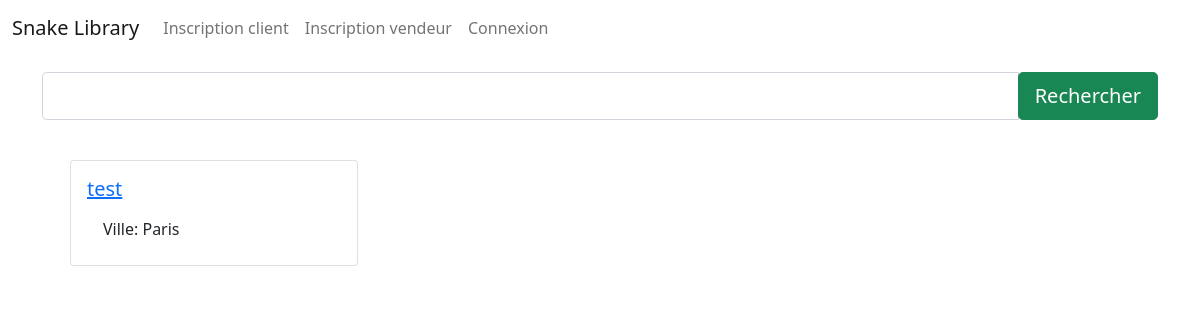
The app's page /, older data.
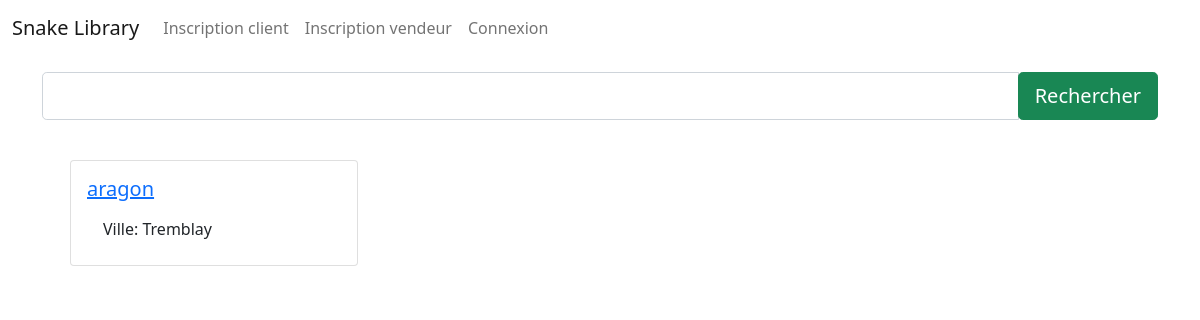
The same page, newer data.
### core/models/library.py (models this page shows, shortened)
class Library(models.Model):
    name = models.CharField(max_length=255)
    city = models.CharField(max_length=255, null=True, blank=True)
    longitude = models.FloatField(null=True, blank=True)
    latitude = models.FloatField(null=True, blank=True)
    user = models.ForeignKey(User, on_delete=models.CASCADE)
    books = models.ManyToManyField(Book, through=BookLibrary)

### core/views/library.py (the view)
# urls.py: path('', views.library.LibraryList.as_view(), name=library_name_prefix + '_list'),
class LibraryList(ListView):
    model = Library
    queryset = Library.objects.all()
    template_name = 'library/list.html'
    context_object_name = 'libraries'
    def get_queryset(self, *args, **kwargs):
        qs = super().get_queryset()
        query = self.request.GET.get('search')
        if query:
            qs = Library.objects.filter(Q(name__icontains=query))
            return qs
        return qs

### templates/library/list.html (shortened to what this page needs)
{%  extends 'base.html' %}
{% block content %}
	<div class="container mt-3">
		<div class="search">
			<form action="" method="get">
				<div class="input-group input-group-lg">
					<input type="text" class="form-control" aria-label="Large" name="search" aria-describedby="inputGroup-sizing-lg">
					<div class="input-group-btn">
						<button type="submit" class="btn btn-success btn-lg">
							Rechercher
						</button>
					</div>
				</div>
			</form>
		</div>
		<br>
		<div class="container">
			<div class="row g-2">
				{% for library in libraries %}
					<div class="col-md-4 col-sm-2">
						<div class="p-3">
							<div class="card" style="width: 18rem;">
								<div class="card-body">
									<a href="{% url 'library_get' id=library.id %}"><h5 class="card-title">{{ library.name }}</h5></a>
									<ul class="list-group list-group-flush">
                                        <li class="list-group-item">Ville: {{ library.city }}</li>
									</ul>
								</div>
							</div>
						</div>
					</div>
				{% endfor %}
			</div>
		</div>
	</div>
{% endblock content %}

Row changes from the older to the newer data that the page shows:
removed Library: name "test", city "Paris"
added Library: name "aragon", city "Tremblay"
